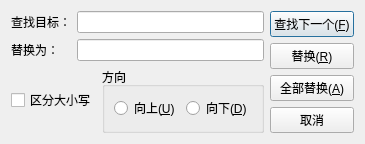
<?xml version="1.0" encoding="UTF-8"?>
<ui version="4.0">
 <class>ReplaceDialog</class>
 <widget class="QDialog" name="ReplaceDialog">
  <property name="geometry">
   <rect>
    <x>0</x>
    <y>0</y>
    <width>269</width>
    <height>109</height>
   </rect>
  </property>
  <property name="maximumSize">
   <size>
    <width>269</width>
    <height>109</height>
   </size>
  </property>
  <property name="windowTitle">
   <string>替换</string>
  </property>
  <layout class="QHBoxLayout" name="horizontalLayout_6">
   <item>
    <layout class="QVBoxLayout" name="verticalLayout_2">
     <item>
      <layout class="QHBoxLayout" name="horizontalLayout">
       <item>
        <widget class="QLabel" name="label">
         <property name="sizePolicy">
          <sizepolicy hsizetype="Fixed" vsizetype="Preferred">
           <horstretch>0</horstretch>
           <verstretch>0</verstretch>
          </sizepolicy>
         </property>
         <property name="minimumSize">
          <size>
           <width>60</width>
           <height>0</height>
          </size>
         </property>
         <property name="maximumSize">
          <size>
           <width>60</width>
           <height>16777215</height>
          </size>
         </property>
         <property name="text">
          <string>查找目标：</string>
         </property>
        </widget>
       </item>
       <item>
        <widget class="QLineEdit" name="searchText"/>
       </item>
      </layout>
     </item>
     <item>
      <layout class="QHBoxLayout" name="horizontalLayout_4">
       <item>
        <widget class="QLabel" name="label_2">
         <property name="sizePolicy">
          <sizepolicy hsizetype="Fixed" vsizetype="Fixed">
           <horstretch>0</horstretch>
           <verstretch>0</verstretch>
          </sizepolicy>
         </property>
         <property name="minimumSize">
          <size>
           <width>60</width>
           <height>0</height>
          </size>
         </property>
         <property name="maximumSize">
          <size>
           <width>60</width>
           <height>16777215</height>
          </size>
         </property>
         <property name="text">
          <string>替换为：</string>
         </property>
        </widget>
       </item>
       <item>
        <widget class="QLineEdit" name="targetText"/>
       </item>
      </layout>
     </item>
     <item>
      <layout class="QHBoxLayout" name="horizontalLayout_5">
       <item>
        <widget class="QCheckBox" name="cbCaseSensetive">
         <property name="text">
          <string>区分大小写</string>
         </property>
        </widget>
       </item>
       <item>
        <widget class="QGroupBox" name="groupBox">
         <property name="title">
          <string>方向</string>
         </property>
         <layout class="QHBoxLayout" name="horizontalLayout_3">
          <item>
           <layout class="QHBoxLayout" name="horizontalLayout_2">
            <item>
             <widget class="QRadioButton" name="rdup">
              <property name="text">
               <string>向上(&amp;U)</string>
              </property>
             </widget>
            </item>
            <item>
             <widget class="QRadioButton" name="rdDown">
              <property name="text">
               <string>向下(&amp;D)</string>
              </property>
             </widget>
            </item>
           </layout>
          </item>
         </layout>
        </widget>
       </item>
      </layout>
     </item>
    </layout>
   </item>
   <item>
    <layout class="QVBoxLayout" name="verticalLayout">
     <item>
      <widget class="QPushButton" name="btFindNext">
       <property name="text">
        <string>查找下一个(&amp;F)</string>
       </property>
      </widget>
     </item>
     <item>
      <widget class="QPushButton" name="btReplace">
       <property name="text">
        <string>替换(&amp;R)</string>
       </property>
      </widget>
     </item>
     <item>
      <widget class="QPushButton" name="btReplaceAll">
       <property name="text">
        <string>全部替换(&amp;A)</string>
       </property>
      </widget>
     </item>
     <item>
      <widget class="QPushButton" name="btCancel">
       <property name="text">
        <string>取消</string>
       </property>
      </widget>
     </item>
    </layout>
   </item>
  </layout>
 </widget>
 <resources/>
 <connections/>
</ui>
